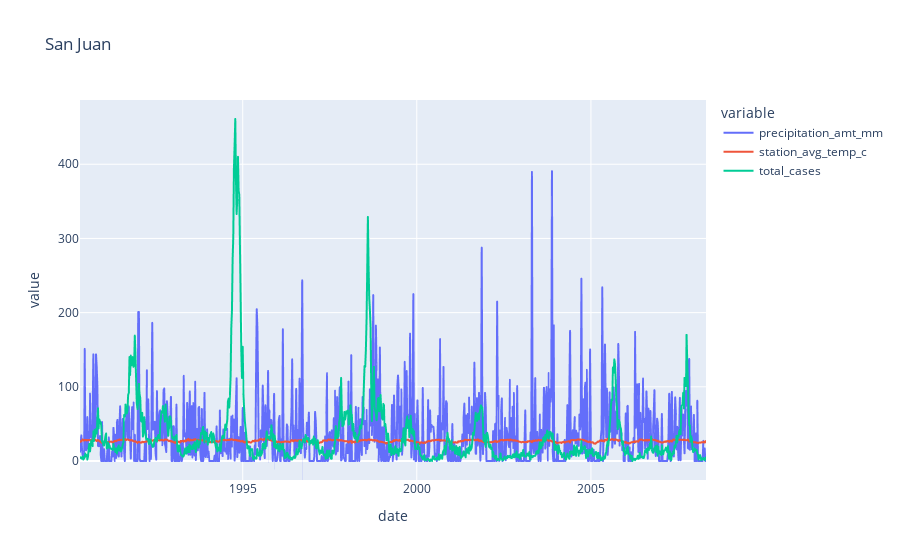
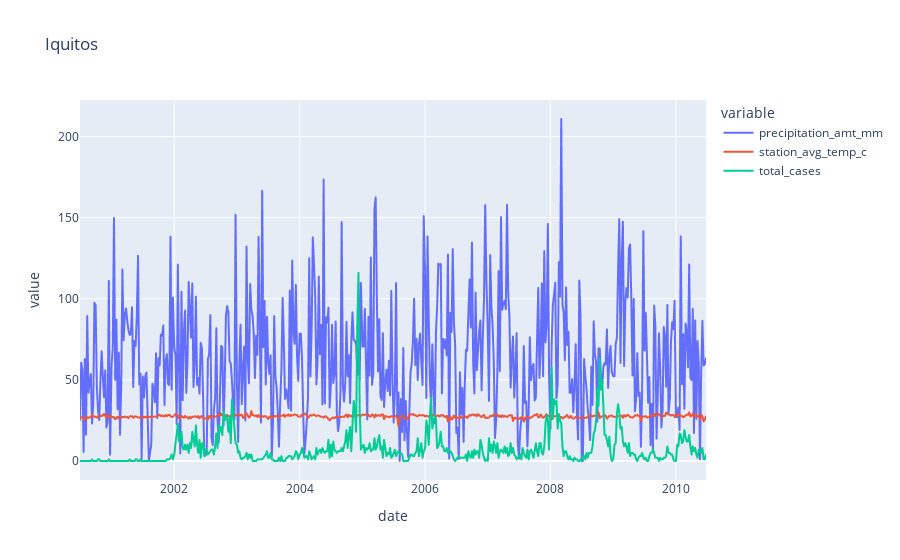

These figures' notebook cell, in order:
### Markdown cell above
## 1.2. Visualisation

### Code cell
fig = px.line(train_sj, x='date', y=["precipitation_amt_mm", 'station_avg_temp_c', 'total_cases'], title='San Juan')
fig.show()

fig = px.line(train_iq, x='date', y=["precipitation_amt_mm", 'station_avg_temp_c', 'total_cases'], title='Iquitos')
fig.show()

### Figure 1 — Plotly figure (JSON) as saved in the notebook; plotly's stock layout.template omitted (floating-point values rounded to 4 significant figures; data arrays with more than 128 entries replaced by an {"elided": "..."} marker saying what was removed)
{"data": [{"hovertemplate": "variable=precipitation_amt_mm<br>date=%{x}<br>value=%{y}<extra></extra>", "legendgroup": "precipitation_amt_mm", "line": {"color": "#636efa", "dash": "solid"}, "marker": {"symbol": "circle"}, "mode": "lines", "name": "precipitation_amt_mm", "showlegend": true, "type": "scattergl", "x": {"elided": "936 str values"}, "xaxis": "x", "y": {"elided": "936 float values"}, "yaxis": "y"}, {"hovertemplate": "variable=station_avg_temp_c<br>date=%{x}<br>value=%{y}<extra></extra>", "legendgroup": "station_avg_temp_c", "line": {"color": "#EF553B", "dash": "solid"}, "marker": {"symbol": "circle"}, "mode": "lines", "name": "station_avg_temp_c", "showlegend": true, "type": "scattergl", "x": {"elided": "936 str values"}, "xaxis": "x", "y": {"elided": "936 float values"}, "yaxis": "y"}, {"hovertemplate": "variable=total_cases<br>date=%{x}<br>value=%{y}<extra></extra>", "legendgroup": "total_cases", "line": {"color": "#00cc96", "dash": "solid"}, "marker": {"symbol": "circle"}, "mode": "lines", "name": "total_cases", "showlegend": true, "type": "scattergl", "x": {"elided": "936 str values"}, "xaxis": "x", "y": {"elided": "936 int values"}, "yaxis": "y"}], "layout": {"legend": {"title": {"text": "variable"}, "tracegroupgap": 0}, "title": {"text": "San Juan"}, "xaxis": {"anchor": "y", "domain": [0, 1], "title": {"text": "date"}}, "yaxis": {"anchor": "x", "domain": [0, 1], "title": {"text": "value"}}}}

### Figure 2 — Plotly figure (JSON) as saved in the notebook; plotly's stock layout.template omitted (floating-point values rounded to 4 significant figures; data arrays with more than 128 entries replaced by an {"elided": "..."} marker saying what was removed)
{"data": [{"hovertemplate": "variable=precipitation_amt_mm<br>date=%{x}<br>value=%{y}<extra></extra>", "legendgroup": "precipitation_amt_mm", "line": {"color": "#636efa", "dash": "solid"}, "marker": {"symbol": "circle"}, "mode": "lines", "name": "precipitation_amt_mm", "showlegend": true, "type": "scattergl", "x": {"elided": "520 str values"}, "xaxis": "x", "y": {"elided": "520 float values"}, "yaxis": "y"}, {"hovertemplate": "variable=station_avg_temp_c<br>date=%{x}<br>value=%{y}<extra></extra>", "legendgroup": "station_avg_temp_c", "line": {"color": "#EF553B", "dash": "solid"}, "marker": {"symbol": "circle"}, "mode": "lines", "name": "station_avg_temp_c", "showlegend": true, "type": "scattergl", "x": {"elided": "520 str values"}, "xaxis": "x", "y": {"elided": "520 float values"}, "yaxis": "y"}, {"hovertemplate": "variable=total_cases<br>date=%{x}<br>value=%{y}<extra></extra>", "legendgroup": "total_cases", "line": {"color": "#00cc96", "dash": "solid"}, "marker": {"symbol": "circle"}, "mode": "lines", "name": "total_cases", "showlegend": true, "type": "scattergl", "x": {"elided": "520 str values"}, "xaxis": "x", "y": {"elided": "520 int values"}, "yaxis": "y"}], "layout": {"legend": {"title": {"text": "variable"}, "tracegroupgap": 0}, "title": {"text": "Iquitos"}, "xaxis": {"anchor": "y", "domain": [0, 1], "title": {"text": "date"}}, "yaxis": {"anchor": "x", "domain": [0, 1], "title": {"text": "value"}}}}
